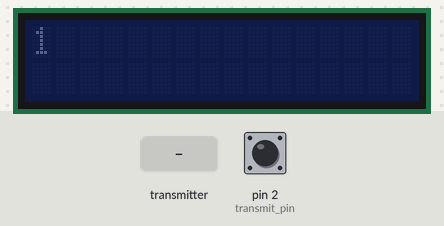
Recording of a sketch running on a simulated Arduino Uno, built with avr-gcc and run on an emulated ATmega328P. On the bench: 16×2 character LCD. The test bench sets the inputs (shaded band); at power-on: pin 2 (transmit_pin) HIGH. No radio packets arrive unless stated; what the sketch prints to the serial monitor is not drawn.

Above: at 1.2 s.
1.3 s: the transmitter starts sending gotByte = 0
At 2.1 s:
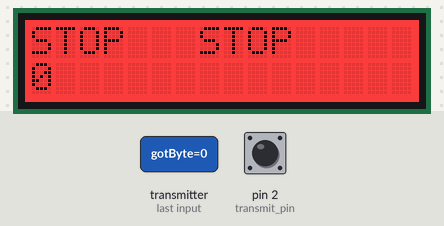
4.3 s: the transmitter starts sending gotByte = 64
At 5.6 s:
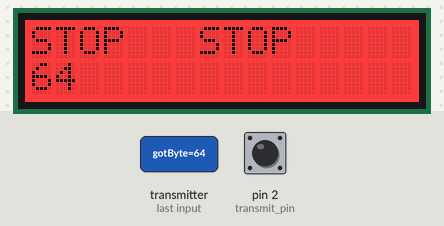
Timing chart, 0 to 7.3 s (numbered marks = the images above; inputs shaded):
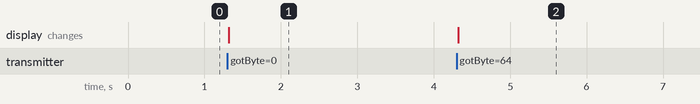

Measured:
- after the input at 1.3 s, the display: changes at once (image 1)
- after the input at 4.3 s, the display: changes at once (image 2)

The sketch:

cameraman_stop_move_com.ino
```cpp
/*
  // March 2014 - TMRh20 - Updated along with High Speed RF24 Library fork
  // Parts derived from examples by J. Coliz <maniacbug@ymail.com>
*/
/**
   Example for efficient call-response using ack-payloads

   This example continues to make use of all the normal functionality of the radios including
   the auto-ack and auto-retry features, but allows ack-payloads to be written optionally as well.
   This allows very fast call-response communication, with the responding radio never having to
   switch out of Primary Receiver mode to send back a payload, but having the option to if wanting
   to initiate communication instead of respond to a commmunication.
*/


#include <SPI.h>
#include "nRF24L01.h"
#include "RF24.h"
#include "printf.h"
#include <Wire.h>
#include "rgb_lcd.h"

rgb_lcd lcd;

const int colorR[] = {0, 0, 255};
const int colorG[] = {0, 0, 0};
const int colorB[] = {0, 255, 0};
long unsigned stopCommandStarted;
long unsigned receivedTime;
int interval = 15000; //10 second to allow for camera to move after acknowledge receipt
bool cameraStopCommand = false;


// Hardware configuration: Set up nRF24L01 radio on SPI bus plus pins 9 & 10
RF24 radio(9, 10);
int transmit_pin = 2;

// Topology
const uint64_t pipes[2] = { 0xABCDABCD71LL, 0x544d52687CLL };              // Radio pipe addresses for the 2 nodes to communicate.

// Role management: Set up role.  This sketch uses the same software for all the nodes
// in this system.  Doing so greatly simplifies testing.

typedef enum { role_ping_out = 1, role_pong_back } role_e;                 // The various roles supported by this sketch
const char* role_friendly_name[] = { "invalid", "Ping out", "Pong back"};  // The debug-friendly names of those roles
role_e role = role_pong_back;                                              // The role of the current running sketch

// A single byte to keep track of the data being sent back and forth
byte counter = 1;

void setup() {

  Serial.begin(115200);
  printf_begin();
  Serial.print(F("\n\rRF24/examples/pingpair_ack/\n\rROLE: "));
  Serial.println(role_friendly_name[role]);
  Serial.println(F("*** PRESS 'T' to begin transmitting to the other node"));
  pinMode(transmit_pin, INPUT_PULLUP);

  // set up the LCD's number of columns and rows:
  lcd.begin(16, 2);

  lcd.setRGB(colorR[0], colorG[0], colorB[0]);
  lcd.clear();
  lcd.print(digitalRead(transmit_pin));

  // Setup and configure rf radio

  radio.begin();
  radio.setAutoAck(1);                    // Ensure autoACK is enabled
  radio.enableAckPayload();               // Allow optional ack payloads
  radio.setRetries(0, 15);                // Smallest time between retries, max no. of retries
  radio.setPayloadSize(1);                // Here we are sending 1-byte payloads to test the call-response speed
  radio.openWritingPipe(pipes[1]);        // Both radios listen on the same pipes by default, and switch when writing
  radio.openReadingPipe(1, pipes[0]);
  radio.startListening();                 // Start listening
  radio.printDetails();                   // Dump the configuration of the rf unit for debugging


}

void loop(void) {

  if (role == role_ping_out) {

    radio.stopListening();                                  // First, stop listening so we can talk.

    printf("Now sending %d as payload. ", counter);
    byte gotByte;
    unsigned long time = micros();                          // Take the time, and send it.  This will block until complete
    //Called when STANDBY-I mode is engaged (User is finished sending)
    if (!radio.write( &counter, 1 )) {
      Serial.println(F("failed."));
    } else {

      if (!radio.available()) {
        Serial.println(F("Blank Payload Received."));
      } else {
        while (radio.available() ) {
          unsigned long tim = micros();
          lcd.setRGB(colorR[1], colorG[1], colorB[1]);
          lcd.clear();
          lcd.setCursor(0, 0);
          lcd.print("MOVE ");
          lcd.print(counter);
          radio.read( &gotByte, 1 );
          printf("Got response %d, round-trip delay: %lu microseconds\n\r", gotByte, tim - time);
          lcd.print(" rec ");
          lcd.print(gotByte);
          lcd.setCursor(0, 1);
          //          lcd.print(radio.getPALevel());
          //          lcd.print(" ");
          lcd.print(tim - time);
          counter++;
        }
      }

    }
    // Try again later
    delay(1000);
  }

  // Pong back role.  Receive each packet, dump it out, and send it back

  if ( role == role_pong_back ) {
    byte pipeNo;
    byte gotByte;                                       // Dump the payloads until we've gotten everything
    while ( radio.available(&pipeNo)) {
      radio.read( &gotByte, 1 );
      radio.writeAckPayload(pipeNo, &gotByte, 1 );
      receivedTime = millis();
      Serial.print("receivedTime ");
      Serial.println(receivedTime);
      lcd.setRGB(colorR[2], colorG[2], colorB[2]);
      lcd.clear();
      lcd.setCursor(0, 0);
      lcd.print("STOP   STOP ");
      lcd.setCursor(0, 1);
      lcd.print(gotByte);
      cameraStopCommand = true;
    }
    if (millis() - receivedTime > 3000 && cameraStopCommand) {
      lcd.setRGB(colorR[0], colorG[0], colorB[0]);
      lcd.clear();
      lcd.print("Receiving Mode");
      cameraStopCommand = false;
    }

  }

  // Change roles
  if (!digitalRead(transmit_pin) && role == role_pong_back )
  {
    Serial.println(F("*** CHANGING TO TRANSMIT ROLE -- PRESS 'R' TO SWITCH BACK"));
    role = role_ping_out;                  // Become the primary transmitter (ping out)
    radio.openWritingPipe(pipes[0]);
    radio.openReadingPipe(1, pipes[1]);
    stopCommandStarted = millis();
  } else if (digitalRead(transmit_pin) && role == role_ping_out && millis() - stopCommandStarted > interval )
  {
    Serial.println(F("*** CHANGING TO RECEIVE ROLE -- PRESS 'T' TO SWITCH BACK"));

    role = role_pong_back;                // Become the primary receiver (pong back)
    radio.openWritingPipe(pipes[1]);
    radio.openReadingPipe(1, pipes[0]);
    radio.startListening();
    lcd.setRGB(colorR[0], colorG[0], colorB[0]);
    lcd.clear();
    lcd.setCursor(0, 0);
    lcd.print("Receiving Mode");
  }

  if ( Serial.available() )
  {
    char c = toupper(Serial.read());
    if ( c == 'T' && role == role_pong_back )
    {
      Serial.println(F("*** CHANGING TO TRANSMIT ROLE -- PRESS 'R' TO SWITCH BACK"));

      role = role_ping_out;                  // Become the primary transmitter (ping out)
      radio.openWritingPipe(pipes[0]);
      radio.openReadingPipe(1, pipes[1]);
    }
    else if ( c == 'R' && role == role_ping_out )
    {
      Serial.println(F("*** CHANGING TO RECEIVE ROLE -- PRESS 'T' TO SWITCH BACK"));

      role = role_pong_back;                // Become the primary receiver (pong back)
      radio.openWritingPipe(pipes[1]);
      radio.openReadingPipe(1, pipes[0]);
      radio.startListening();
    }
  }
}
```
